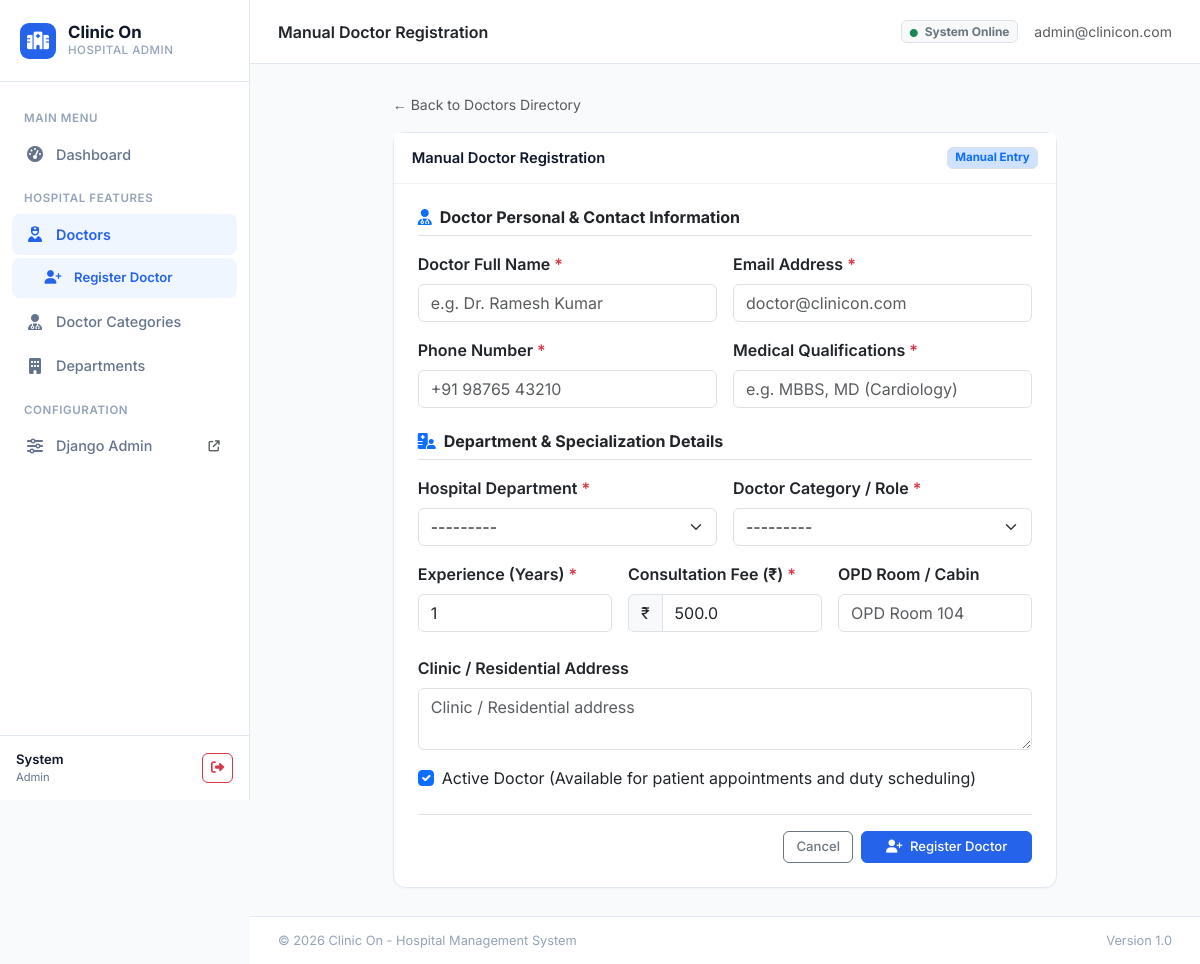
Screenshot of /doctors/register/ (signed in) with the database file from the repository.
### hospital/models.py (models this page shows, shortened)
class CustomUser(AbstractUser):
    ROLE_CHOICES = (
        ('Admin', 'Administrator'),
        ('Doctor', 'Doctor'),
        ('Staff', 'Hospital Staff'),
    )
    username = models.CharField(max_length=150, unique=True, blank=True, null=True)
    email = models.EmailField(unique=True, verbose_name='Email Address')
    phone = models.CharField(max_length=20, blank=True, null=True, verbose_name='Phone Number')
    role = models.CharField(max_length=20, choices=ROLE_CHOICES, default='Admin')
    created_at = models.DateTimeField(auto_now_add=True)
    USERNAME_FIELD = 'email'
    REQUIRED_FIELDS = []
    objects = CustomUserManager()
    class Meta:
        verbose_name = 'User'
        verbose_name_plural = 'Users'

### hospital/views.py (the view)
# urls.py: path('doctors/register/', views.doctor_register_view, name='doctor_register'),
@login_required(login_url='login')
def doctor_register_view(request):
    if request.method == 'POST':
        form = DoctorRegisterForm(request.POST)
        if form.is_valid():
            doctor = form.save()
            messages.success(request, f"Doctor Dr. {doctor.full_name} registered successfully!")
            return redirect('doctor_list')
        else:
            messages.error(request, "Please check the form and fix any highlighted errors.")
    else:
        form = DoctorRegisterForm()
    departments = Department.objects.filter(is_active=True)
    categories = DoctorCategory.objects.filter(is_active=True).select_related('department')
    return render(request, 'hospital/doctor_register.html', {
        'form': form,
        'departments': departments,
        'categories': categories,
        'title': 'Manual Doctor Registration',
    })

### hospital/models.py (called while the page is built)
    def __str__(self):
        return self.name

    def __str__(self):
        return f"{self.name} ({self.department.name})"

### templates/hospital/doctor_register.html (shortened to what this page needs)
{% extends 'base.html' %}
{% block page_title %}Manual Doctor Registration{% endblock %}
{% block content %}
<div class="row justify-content-center">
    <div class="col-lg-9 col-md-11">
        <div class="mb-3">
            <a href="{% url 'doctor_list' %}" class="text-decoration-none text-muted small">
                &larr; Back to Doctors Directory
            </a>
        </div>
        <div class="card">
            <div class="card-header d-flex justify-content-between align-items-center">
                <span>{{ title }}</span>
                <span class="badge bg-primary-subtle text-primary border small" style="font-size: 0.72rem;">Manual Entry</span>
            </div>
            <div class="card-body p-4">
                <form method="POST" id="doctorRegisterForm" novalidate>
                    <h6 class="fw-bold text-dark border-bottom pb-2 mb-3">
                        <i class="fa-solid fa-user-doctor text-primary me-2"></i>Doctor Personal & Contact Information
                    </h6>
                    <div class="row g-3 mb-3">
                        <div class="col-md-6">
                            <label for="docFullName" class="form-label fw-semibold">
                                Doctor Full Name <span class="text-danger">*</span>
                            </label>
                            {{ form.full_name }}
                        </div>
                        <div class="col-md-6">
                            <label for="docEmail" class="form-label fw-semibold">
                                Email Address <span class="text-danger">*</span>
                            </label>
                            {{ form.email }}
                        </div>
                    </div>
                    <div class="row g-3 mb-4">
                        <div class="col-md-6">
                            <label for="docPhone" class="form-label fw-semibold">
                                Phone Number <span class="text-danger">*</span>
                            </label>
                            {{ form.phone }}
                        </div>
                        <div class="col-md-6">
                            <label for="docQualification" class="form-label fw-semibold">
                                Medical Qualifications <span class="text-danger">*</span>
                            </label>
                            {{ form.qualification }}
                        </div>
                    </div>
                    <h6 class="fw-bold text-dark border-bottom pb-2 mb-3">
                        <i class="fa-solid fa-hospital-user text-primary me-2"></i>Department & Specialization Details
                    </h6>
                    <div class="row g-3 mb-3">
                        <div class="col-md-6">
                            <label for="docDepartment" class="form-label fw-semibold">
                                Hospital Department <span class="text-danger">*</span>
                            </label>
                            {{ form.department }}
                        </div>
                        <div class="col-md-6">
                            <label for="docCategory" class="form-label fw-semibold">
                                Doctor Category / Role <span class="text-danger">*</span>
                            </label>
                            {{ form.category }}
                        </div>
                    </div>
                    <div class="row g-3 mb-4">
                        <div class="col-md-4">
                            <label for="docExperience" class="form-label fw-semibold">
                                Experience (Years) <span class="text-danger">*</span>
                            </label>
                            {{ form.experience_years }}
                        </div>
                        <div class="col-md-4">
                            <label for="docFee" class="form-label fw-semibold">
                                Consultation Fee (₹) <span class="text-danger">*</span>
                            </label>
                            <div class="input-group">
                                <span class="input-group-text">₹</span>
                                {{ form.consultation_fee }}
                            </div>
                        </div>
                        <div class="col-md-4">
                            <label for="docRoom" class="form-label fw-semibold">
                                OPD Room / Cabin
                            </label>
                            {{ form.room_number }}
                        </div>
                    </div>
                    <div class="mb-3">
                        <label for="docAddress" class="form-label fw-semibold">
                            Clinic / Residential Address
                        </label>
                        {{ form.address }}
                    </div>
                    <div class="mb-4 form-check">
                        {{ form.is_active }}
                        <label class="form-check-label" for="{{ form.is_active.id_for_label }}">
                            Active Doctor (Available for patient appointments and duty scheduling)
                        </label>
                    </div>
                    <div class="d-flex justify-content-end gap-2 pt-3 border-top">
                        <a href="{% url 'doctor_list' %}" class="btn btn-outline-secondary btn-sm">
                            Cancel
                        </a>
                        <button type="submit" class="btn btn-primary btn-sm px-4">
                            <i class="fa-solid fa-user-plus me-1"></i> Register Doctor
                        </button>
                    </div>
                </form>
            </div>
        </div>
    </div>
</div>
{% endblock %}

### templates/base.html (shortened to what this page needs)
<!DOCTYPE html>
<html lang="en">
<head>
    <link href="https://cdn.jsdelivr.net/npm/bootstrap@5.3.3/dist/css/bootstrap.min.css" rel="stylesheet">
    <link rel="stylesheet" href="https://cdnjs.cloudflare.com/ajax/libs/font-awesome/6.5.2/css/all.min.css">
</head>
<body>
    <aside class="app-sidebar" id="appSidebar">
        <div class="sidebar-brand">
            <div class="brand-badge">
                <i class="fa-solid fa-hospital"></i>
            </div>
            <div>
                <div class="brand-text">Clinic On</div>
                <div class="brand-sub">Hospital Admin</div>
            </div>
        </div>
        <ul class="sidebar-nav">
            <li class="nav-label">Main Menu</li>
            <li>
                <a href="{% url 'dashboard' %}" class="sidebar-link {% if request.resolver_match.url_name == 'dashboard' %}active{% endif %}">
                    <i class="fa-solid fa-gauge-high"></i>
                    <span>Dashboard</span>
                </a>
            </li>
            <li class="nav-label">Hospital Features</li>
            <li>
                <a href="{% url 'doctor_list' %}" class="sidebar-link {% if 'doctor' in request.resolver_match.url_name and 'category' not in request.resolver_match.url_name %}active{% endif %}">
                    <i class="fa-solid fa-user-nurse"></i>
                    <span>Doctors</span>
                </a>
            </li>
            <li>
                <a href="{% url 'doctor_register' %}" class="sidebar-link {% if request.resolver_match.url_name == 'doctor_register' %}active{% endif %}" style="padding-left: 32px; font-size: 0.82rem;">
                    <i class="fa-solid fa-user-plus" style="font-size: 0.85rem;"></i>
                    <span>Register Doctor</span>
                </a>
            </li>
            <li>
                <a href="{% url 'category_list' %}" class="sidebar-link {% if 'category' in request.resolver_match.url_name %}active{% endif %}">
                    <i class="fa-solid fa-user-doctor"></i>
                    <span>Doctor Categories</span>
                </a>
            </li>
            <li>
                <a href="{% url 'department_list' %}" class="sidebar-link {% if 'department' in request.resolver_match.url_name %}active{% endif %}">
                    <i class="fa-solid fa-building"></i>
                    <span>Departments</span>
                </a>
            </li>
            <li class="nav-label">Configuration</li>
            <li>
                <a href="/django-admin/" target="_blank" class="sidebar-link">
                    <i class="fa-solid fa-sliders"></i>
                    <span>Django Admin</span>
                    <i class="fa-solid fa-arrow-up-right-from-square ms-auto text-muted" style="font-size: 0.7rem;"></i>
                </a>
            </li>
        </ul>
        <div class="sidebar-footer">
            <div class="user-pill">
                <div class="user-info">
                    <div class="user-name">{{ request.user.first_name|default:request.user.email }}</div>
                    <div class="user-role">{{ request.user.role|default:"Administrator" }}</div>
                </div>
                <a href="{% url 'logout' %}" class="btn btn-outline-danger btn-sm p-1 px-2" title="Logout">
                    <i class="fa-solid fa-right-from-bracket"></i>
                </a>
            </div>
        </div>
    </aside>
    <div class="app-main">
        <header class="app-header">
            <div class="d-flex align-items-center gap-3">
                <div class="fw-semibold text-dark">
                    {% block page_title %}Dashboard{% endblock %}
                </div>
            </div>
            <div class="d-flex align-items-center gap-3">
                <span class="badge bg-light text-secondary border small">
                    <i class="fa-solid fa-circle text-success me-1" style="font-size: 0.5rem;"></i> System Online
                </span>
                <span class="text-muted small d-none d-sm-inline">
                    {{ request.user.email }}
                </span>
            </div>
        </header>
        <main class="content-area">
            {% block content %}{% endblock %}
        </main>
        <footer class="footer d-flex justify-content-between align-items-center">
            <span>&copy; {% now "Y" %} Clinic On - Hospital Management System</span>
            <span>Version 1.0</span>
        </footer>
    </div>
</body>
</html>

### templates/base.html (style rules this page uses)
:root { --sidebar-width: 250px; --bg-page: #f8fafc; --bg-sidebar: #ffffff; --sidebar-border: #e2e8f0; --sidebar-text: #64748b; --sidebar-active-bg: #eff6ff; --sidebar-active-text: #2563eb; --primary: #2563eb; --text-main: #0f172a; --card-border: #e2e8f0; }
body { font-family: 'Inter', sans-serif; background-color: var(--bg-page); color: var(--text-main); min-height: 100vh; margin: 0; display: flex; }
.app-sidebar { width: var(--sidebar-width); background: var(--bg-sidebar); border-right: 1px solid var(--sidebar-border); height: 100vh; position: fixed; top: 0; left: 0; display: flex; flex-direction: column; z-index: 1000; transition: transform 0.25s ease; }
.sidebar-brand { padding: 22px 20px; display: flex; align-items: center; gap: 12px; border-bottom: 1px solid var(--sidebar-border); }
.brand-badge { width: 36px; height: 36px; border-radius: 9px; background-color: #2563eb; color: #ffffff; display: flex; align-items: center; justify-content: center; font-size: 1.1rem; }
.brand-text { font-size: 1.05rem; font-weight: 700; color: #0f172a; line-height: 1.2; }
.brand-sub { font-size: 0.72rem; color: #94a3b8; font-weight: 500; text-transform: uppercase; letter-spacing: 0.5px; }
.sidebar-nav { padding: 16px 12px; flex: 1; overflow-y: auto; list-style: none; margin: 0; }
.nav-label { font-size: 0.72rem; font-weight: 600; color: #94a3b8; text-transform: uppercase; letter-spacing: 0.6px; padding: 12px 12px 6px; }
.sidebar-link { display: flex; align-items: center; gap: 12px; padding: 10px 14px; color: var(--sidebar-text); text-decoration: none; font-weight: 500; font-size: 0.9rem; border-radius: 8px; margin-bottom: 3px; transition: all 0.15s ease; }
.sidebar-link.active { color: var(--sidebar-active-text); background-color: var(--sidebar-active-bg); font-weight: 600; }
.sidebar-link i { width: 18px; text-align: center; font-size: 1rem; }
.sidebar-footer { padding: 14px 16px; border-top: 1px solid var(--sidebar-border); background-color: #ffffff; }
.user-pill { display: flex; align-items: center; justify-content: space-between; gap: 10px; }
.user-info { overflow: hidden; }
.user-name { font-size: 0.82rem; font-weight: 600; color: #0f172a; white-space: nowrap; overflow: hidden; text-overflow: ellipsis; }
.user-role { font-size: 0.7rem; color: #64748b; }
.app-main { margin-left: var(--sidebar-width); flex: 1; min-height: 100vh; display: flex; flex-direction: column; width: calc(100% - var(--sidebar-width)); }
.app-header { height: 64px; background: #ffffff; border-bottom: 1px solid var(--card-border); display: flex; align-items: center; justify-content: space-between; padding: 0 28px; position: sticky; top: 0; z-index: 999; }
.content-area { padding: 28px; flex: 1; }
.card { border: 1px solid var(--card-border); border-radius: 12px; box-shadow: 0 1px 3px rgba(0, 0, 0, 0.03); background-color: #ffffff; }
.card-header { background-color: #ffffff; border-bottom: 1px solid #f1f5f9; font-weight: 600; padding: 14px 18px; font-size: 0.92rem; color: #0f172a; }
.btn-sm { padding: 5px 12px; font-size: 0.82rem; border-radius: 6px; font-weight: 500; }
.btn-primary { background-color: #2563eb; border-color: #2563eb; }
.footer { padding: 14px 28px; background: #ffffff; border-top: 1px solid var(--card-border); font-size: 0.8rem; color: #94a3b8; }

### rows the page displays
CustomUser: user.first_name "System", user.role "Admin", user.email "admin@clinicon.com"

### other values shown
{{ title }} "Manual Doctor Registration"
